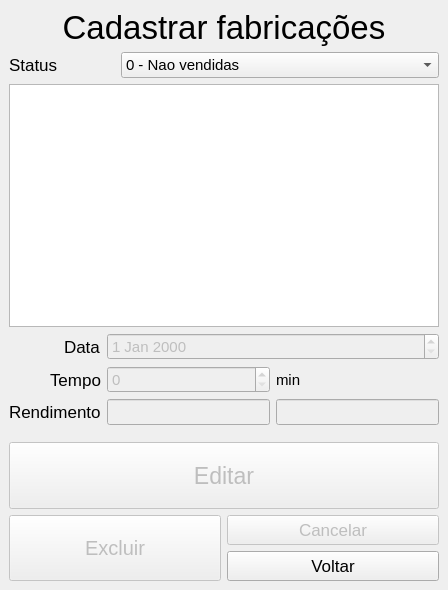
<?xml version="1.0" encoding="UTF-8"?>
<ui version="4.0">
 <class>MainWindow</class>
 <widget class="QMainWindow" name="MainWindow">
  <property name="geometry">
   <rect>
    <x>0</x>
    <y>0</y>
    <width>448</width>
    <height>590</height>
   </rect>
  </property>
  <property name="windowTitle">
   <string>MainWindow</string>
  </property>
  <widget class="QWidget" name="centralwidget">
   <layout class="QVBoxLayout" name="verticalLayout" stretch="1,1,7,3,4">
    <item>
     <widget class="QLabel" name="lbl_titulo">
      <property name="font">
       <font>
        <pointsize>25</pointsize>
       </font>
      </property>
      <property name="text">
       <string>Cadastrar fabricações</string>
      </property>
      <property name="alignment">
       <set>Qt::AlignCenter</set>
      </property>
     </widget>
    </item>
    <item>
     <layout class="QHBoxLayout" name="horizontalLayout_4" stretch="1,3">
      <item>
       <widget class="QLabel" name="lbl_marca_3">
        <property name="font">
         <font>
          <pointsize>13</pointsize>
         </font>
        </property>
        <property name="text">
         <string>Status</string>
        </property>
       </widget>
      </item>
      <item>
       <widget class="QComboBox" name="combo_status">
        <property name="font">
         <font>
          <pointsize>11</pointsize>
         </font>
        </property>
        <item>
         <property name="text">
          <string>0 - Nao vendidas</string>
         </property>
        </item>
        <item>
         <property name="text">
          <string>1 - Vendidas</string>
         </property>
        </item>
        <item>
         <property name="text">
          <string>2 - Todas as fabricacoes</string>
         </property>
        </item>
       </widget>
      </item>
     </layout>
    </item>
    <item>
     <widget class="QListWidget" name="list_fabricacoes">
      <property name="font">
       <font>
        <pointsize>11</pointsize>
       </font>
      </property>
     </widget>
    </item>
    <item>
     <layout class="QFormLayout" name="formLayout">
      <property name="labelAlignment">
       <set>Qt::AlignRight|Qt::AlignTrailing|Qt::AlignVCenter</set>
      </property>
      <item row="0" column="0">
       <widget class="QLabel" name="lbl_marca">
        <property name="font">
         <font>
          <pointsize>13</pointsize>
         </font>
        </property>
        <property name="text">
         <string>Data</string>
        </property>
       </widget>
      </item>
      <item row="0" column="1">
       <widget class="QDateEdit" name="date_data">
        <property name="enabled">
         <bool>false</bool>
        </property>
        <property name="font">
         <font>
          <pointsize>11</pointsize>
         </font>
        </property>
       </widget>
      </item>
      <item row="1" column="0">
       <widget class="QLabel" name="lbl_marca_2">
        <property name="font">
         <font>
          <pointsize>13</pointsize>
         </font>
        </property>
        <property name="text">
         <string>Tempo</string>
        </property>
       </widget>
      </item>
      <item row="1" column="1">
       <layout class="QHBoxLayout" name="horizontalLayout_3">
        <item>
         <widget class="QSpinBox" name="spin_tempo">
          <property name="enabled">
           <bool>false</bool>
          </property>
          <property name="font">
           <font>
            <pointsize>11</pointsize>
           </font>
          </property>
         </widget>
        </item>
        <item>
         <widget class="QLabel" name="label">
          <property name="font">
           <font>
            <pointsize>11</pointsize>
           </font>
          </property>
          <property name="text">
           <string>min</string>
          </property>
         </widget>
        </item>
       </layout>
      </item>
      <item row="2" column="0">
       <widget class="QLabel" name="lbl_tamanho">
        <property name="font">
         <font>
          <pointsize>13</pointsize>
         </font>
        </property>
        <property name="text">
         <string>Rendimento</string>
        </property>
       </widget>
      </item>
      <item row="2" column="1">
       <layout class="QHBoxLayout" name="horizontalLayout">
        <item>
         <widget class="QLineEdit" name="txt_rendimento">
          <property name="enabled">
           <bool>false</bool>
          </property>
          <property name="font">
           <font>
            <pointsize>11</pointsize>
           </font>
          </property>
         </widget>
        </item>
        <item>
         <widget class="QLineEdit" name="txt_unidade">
          <property name="enabled">
           <bool>false</bool>
          </property>
          <property name="font">
           <font>
            <pointsize>11</pointsize>
           </font>
          </property>
         </widget>
        </item>
       </layout>
      </item>
     </layout>
    </item>
    <item>
     <layout class="QVBoxLayout" name="verticalLayout_3" stretch="1,1">
      <item>
       <widget class="QPushButton" name="btn_editar">
        <property name="enabled">
         <bool>false</bool>
        </property>
        <property name="sizePolicy">
         <sizepolicy hsizetype="Minimum" vsizetype="Minimum">
          <horstretch>0</horstretch>
          <verstretch>0</verstretch>
         </sizepolicy>
        </property>
        <property name="font">
         <font>
          <pointsize>17</pointsize>
         </font>
        </property>
        <property name="text">
         <string>Editar</string>
        </property>
       </widget>
      </item>
      <item>
       <layout class="QHBoxLayout" name="horizontalLayout_2" stretch="1,1">
        <item>
         <widget class="QPushButton" name="btn_excluir">
          <property name="enabled">
           <bool>false</bool>
          </property>
          <property name="sizePolicy">
           <sizepolicy hsizetype="Minimum" vsizetype="Minimum">
            <horstretch>0</horstretch>
            <verstretch>0</verstretch>
           </sizepolicy>
          </property>
          <property name="font">
           <font>
            <pointsize>15</pointsize>
           </font>
          </property>
          <property name="text">
           <string>Excluir</string>
          </property>
         </widget>
        </item>
        <item>
         <layout class="QVBoxLayout" name="verticalLayout_2" stretch="1,1">
          <item>
           <widget class="QPushButton" name="btn_cancelar">
            <property name="enabled">
             <bool>false</bool>
            </property>
            <property name="sizePolicy">
             <sizepolicy hsizetype="Minimum" vsizetype="Minimum">
              <horstretch>0</horstretch>
              <verstretch>0</verstretch>
             </sizepolicy>
            </property>
            <property name="font">
             <font>
              <pointsize>13</pointsize>
             </font>
            </property>
            <property name="text">
             <string>Cancelar</string>
            </property>
           </widget>
          </item>
          <item>
           <widget class="QPushButton" name="btn_voltar">
            <property name="sizePolicy">
             <sizepolicy hsizetype="Minimum" vsizetype="Minimum">
              <horstretch>0</horstretch>
              <verstretch>0</verstretch>
             </sizepolicy>
            </property>
            <property name="font">
             <font>
              <pointsize>13</pointsize>
             </font>
            </property>
            <property name="text">
             <string>Voltar</string>
            </property>
           </widget>
          </item>
         </layout>
        </item>
       </layout>
      </item>
     </layout>
    </item>
   </layout>
  </widget>
 </widget>
 <tabstops>
  <tabstop>txt_rendimento</tabstop>
  <tabstop>txt_unidade</tabstop>
  <tabstop>btn_editar</tabstop>
  <tabstop>btn_excluir</tabstop>
  <tabstop>btn_cancelar</tabstop>
  <tabstop>btn_voltar</tabstop>
 </tabstops>
 <resources/>
 <connections/>
</ui>
